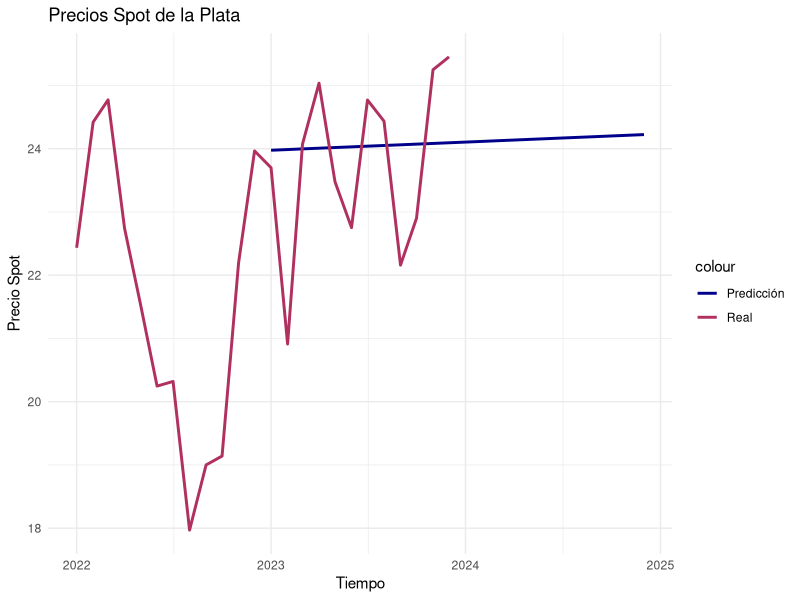
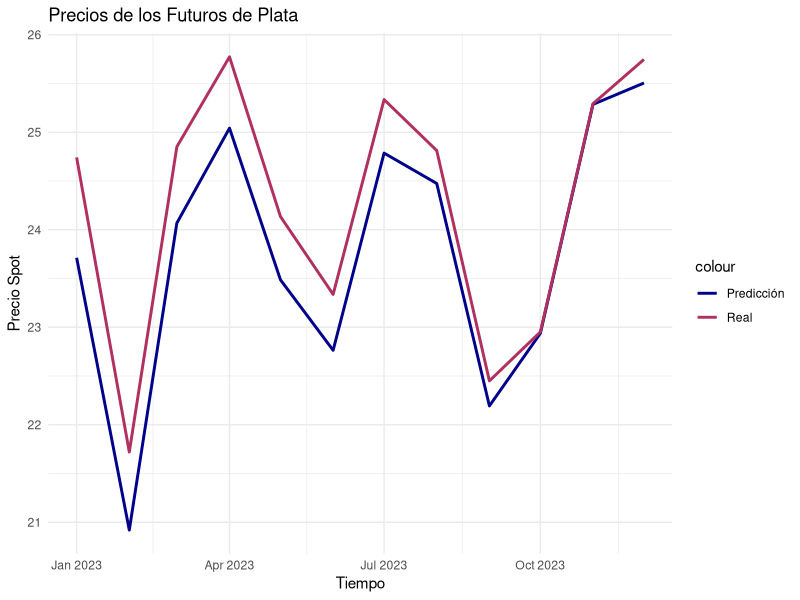

Here is the R script that generated these plots, in order:
#---------Librerías------------------------------------------------
library(readr)
library(dplyr)
library(ggplot2)

#--------Lectura de Datos------------------------------------------

Spot_Plata <- read_csv("XAG_USD Historical Data.csv", 
                       col_types = cols(Date = col_date(format = "%m/%d/%Y"), 
                                        Price = col_number(), Open = col_number(), 
                                        High = col_number(), Low = col_number(), 
                                        Vol. = col_skip(), `Change %` = col_number()))
Spot_Plata <- Spot_Plata %>% arrange(Spot_Plata$Date)
Spot_Plata$`Change %` <- (Spot_Plata$`Change %`)/100

Futuros_Plata <- read_csv("Silver Futures Historical Data.csv", 
                          col_types = cols(Date = col_date(format = "%m/%d/%Y"), 
                                           Price = col_number(), Open = col_number(), 
                                           High = col_number(), Low = col_number(), 
                                           Vol. = col_skip(), `Change %` = col_number()))
Futuros_Plata <- Futuros_Plata %>% arrange(Futuros_Plata$Date)
Futuros_Plata$`Change %` <- (Futuros_Plata$`Change %`)/100

#---------Datos previos-----------------------------------------

mean(Spot_Plata$Price) #19.65
mean(Futuros_Plata$Price) #20.33
max(Spot_Plata$Price) #28.22
max(Futuros_Plata$Price) #29.74
min(Spot_Plata$Price) #13.97
min(Futuros_Plata$Price) #14.18


mean(Spot_Plata$`Change %`) #0.0095
mean(Futuros_Plata$`Change %`) #0.0097
max(Spot_Plata$`Change %`) #0.3442
max(Futuros_Plata$`Change %`) #0.3046
min(Spot_Plata$`Change %`) #-0.1775
min(Futuros_Plata$`Change %`) #-0.1731

#---------Poryeccion Spot Price-----------------------------------

r <- mean(Spot_Plata$`Change %`[73:84])
Faltantes <- as.Date(c("2024-01-01", "2024-02-01", "2024-03-01", "2024-04-01", "2024-05-01", "2024-06-01", "2024-07-01", 
                       "2024-08-01", "2024-09-01", "2024-10-01", "2024-11-01", "2024-12-01"))
Fecha <- c(Spot_Plata$Date[85:96], Faltantes)
Resultados_Spot <- data.frame(Fecha = Fecha, Exp.Price = rep(0, 24))

Exp.Price <- c()
for(i in 1:24){
    Exp.Price[i] <- Spot_Plata$Price[84]*exp(r*(i/12))
}

Resultados_Spot$Exp.Price <- Exp.Price


Prediccion_Spot <- ggplot() +
  geom_line(Resultados_Spot, mapping=aes(x = Fecha, y = Exp.Price, color = "Predicción"), linetype = "solid", linewidth = 1) +
  geom_line(Spot_Plata[73:96,], mapping=aes(x = Date, y = Price, color = "Real"), linetype = "solid", linewidth = 1) +
  scale_color_manual(values = c("Predicción" = "darkblue", "Real" = "maroon")) +
  labs(title = "Precios Spot de la Plata", x = "Tiempo", y = "Precio Spot") +
  theme_minimal()
print(Prediccion_Spot)


#--------Proyeccion Futuros---------------------------------------------

Resultados_Futures <- data.frame(Fecha = Fecha, Exp.Future.P = rep(0, 24))

for (i in 1:24){
    if(i<13){
      r <- mean(Spot_Plata$`Change %`[(71+i):(83+i)])
      Resultados_Futures$Exp.Future.P[i] <- Spot_Plata$Price[84+i]*exp(r*(1/12))
    }else{
      r <- Spot_Plata$`Change %`[96]
      Resultados_Futures$Exp.Future.P[i] <- Resultados_Spot$Exp.Price[i]*exp(r*(1/12))
    }
  }



Prediccion_Futuros <- ggplot() +
  geom_line(Resultados_Futures[1:12,], mapping=aes(x = Fecha, y = Exp.Future.P, color = "Predicción"), linetype = "solid", linewidth = 1) +
  geom_line(Futuros_Plata[85:96,], mapping=aes(x = Date, y = Price, color = "Real"), linetype = "solid", linewidth = 1) +
  scale_color_manual(values = c("Predicción" = "darkblue", "Real" = "maroon")) +
  labs(title = "Precios de los Futuros de Plata", x = "Tiempo", y = "Precio Spot") +
  theme_minimal()
print(Prediccion_Futuros)
